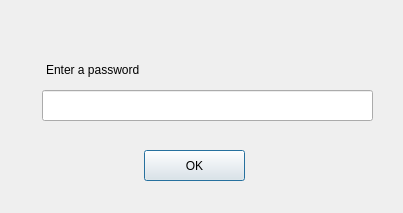
<?xml version="1.0" encoding="UTF-8"?>
<ui version="4.0">
 <class>Dialog</class>
 <widget class="QDialog" name="Dialog">
  <property name="geometry">
   <rect>
    <x>0</x>
    <y>0</y>
    <width>403</width>
    <height>213</height>
   </rect>
  </property>
  <property name="windowTitle">
   <string>Enter Your Password</string>
  </property>
  <widget class="QLineEdit" name="lineEditPwd">
   <property name="geometry">
    <rect>
     <x>42</x>
     <y>90</y>
     <width>331</width>
     <height>31</height>
    </rect>
   </property>
  </widget>
  <widget class="QLabel" name="label">
   <property name="geometry">
    <rect>
     <x>46</x>
     <y>60</y>
     <width>321</width>
     <height>20</height>
    </rect>
   </property>
   <property name="text">
    <string>Enter a password</string>
   </property>
  </widget>
  <widget class="QPushButton" name="pushButtonConf">
   <property name="geometry">
    <rect>
     <x>144</x>
     <y>150</y>
     <width>101</width>
     <height>31</height>
    </rect>
   </property>
   <property name="text">
    <string>OK</string>
   </property>
  </widget>
 </widget>
 <resources/>
 <connections/>
</ui>
